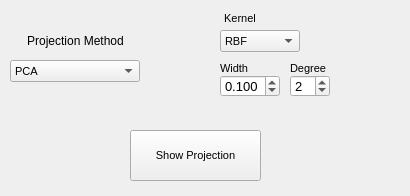
<?xml version="1.0" encoding="UTF-8"?>
<ui version="4.0">
 <class>ParametersProjections</class>
 <widget class="QWidget" name="ParametersProjections">
  <property name="geometry">
   <rect>
    <x>0</x>
    <y>0</y>
    <width>410</width>
    <height>196</height>
   </rect>
  </property>
  <property name="windowTitle">
   <string>Form</string>
  </property>
  <widget class="QComboBox" name="linearTypeCombo">
   <property name="geometry">
    <rect>
     <x>10</x>
     <y>60</y>
     <width>130</width>
     <height>22</height>
    </rect>
   </property>
   <property name="font">
    <font>
     <pointsize>8</pointsize>
    </font>
   </property>
   <property name="toolTip">
    <string>Linear projection methods:
Naive Bayes: computed separately over the two axes
PCA: Principal Component Analysis
LDA: Linear Discriminant Analysis
Fisher: Fisher Linear Discriminant</string>
   </property>
   <item>
    <property name="text">
     <string>PCA</string>
    </property>
   </item>
   <item>
    <property name="text">
     <string>Means Only (fake LDA)</string>
    </property>
   </item>
   <item>
    <property name="text">
     <string>LDA</string>
    </property>
   </item>
   <item>
    <property name="text">
     <string>Fisher LDA</string>
    </property>
   </item>
  </widget>
  <widget class="QLabel" name="label_19">
   <property name="geometry">
    <rect>
     <x>10</x>
     <y>30</y>
     <width>131</width>
     <height>21</height>
    </rect>
   </property>
   <property name="font">
    <font>
     <pointsize>9</pointsize>
    </font>
   </property>
   <property name="text">
    <string>Projection Method</string>
   </property>
   <property name="alignment">
    <set>Qt::AlignCenter</set>
   </property>
  </widget>
  <widget class="QPushButton" name="projectionButton">
   <property name="geometry">
    <rect>
     <x>130</x>
     <y>130</y>
     <width>131</width>
     <height>51</height>
    </rect>
   </property>
   <property name="font">
    <font>
     <pointsize>8</pointsize>
    </font>
   </property>
   <property name="text">
    <string>Show Projection</string>
   </property>
  </widget>
  <widget class="QSpinBox" name="kernelDegSpin">
   <property name="geometry">
    <rect>
     <x>290</x>
     <y>75</y>
     <width>40</width>
     <height>22</height>
    </rect>
   </property>
   <property name="font">
    <font>
     <pointsize>10</pointsize>
    </font>
   </property>
   <property name="toolTip">
    <string>Degree of the kernel polynomial
(Polynomial only)</string>
   </property>
   <property name="minimum">
    <number>1</number>
   </property>
   <property name="value">
    <number>2</number>
   </property>
  </widget>
  <widget class="QLabel" name="labelDegree">
   <property name="geometry">
    <rect>
     <x>290</x>
     <y>60</y>
     <width>50</width>
     <height>16</height>
    </rect>
   </property>
   <property name="font">
    <font>
     <pointsize>8</pointsize>
    </font>
   </property>
   <property name="text">
    <string>Degree</string>
   </property>
  </widget>
  <widget class="QComboBox" name="kernelTypeCombo">
   <property name="geometry">
    <rect>
     <x>220</x>
     <y>30</y>
     <width>80</width>
     <height>22</height>
    </rect>
   </property>
   <property name="font">
    <font>
     <pointsize>8</pointsize>
    </font>
   </property>
   <property name="toolTip">
    <string>kernel function</string>
   </property>
   <property name="currentIndex">
    <number>2</number>
   </property>
   <item>
    <property name="text">
     <string>Linear</string>
    </property>
   </item>
   <item>
    <property name="text">
     <string>Polynomial</string>
    </property>
   </item>
   <item>
    <property name="text">
     <string>RBF</string>
    </property>
   </item>
  </widget>
  <widget class="QLabel" name="labelWidth">
   <property name="geometry">
    <rect>
     <x>220</x>
     <y>60</y>
     <width>50</width>
     <height>16</height>
    </rect>
   </property>
   <property name="font">
    <font>
     <pointsize>8</pointsize>
    </font>
   </property>
   <property name="text">
    <string>Width</string>
   </property>
  </widget>
  <widget class="QLabel" name="labelkernel">
   <property name="geometry">
    <rect>
     <x>210</x>
     <y>10</y>
     <width>60</width>
     <height>16</height>
    </rect>
   </property>
   <property name="font">
    <font>
     <pointsize>8</pointsize>
    </font>
   </property>
   <property name="text">
    <string>Kernel</string>
   </property>
   <property name="alignment">
    <set>Qt::AlignCenter</set>
   </property>
  </widget>
  <widget class="QDoubleSpinBox" name="kernelWidthSpin">
   <property name="geometry">
    <rect>
     <x>220</x>
     <y>75</y>
     <width>60</width>
     <height>22</height>
    </rect>
   </property>
   <property name="font">
    <font>
     <pointsize>10</pointsize>
    </font>
   </property>
   <property name="toolTip">
    <string>Width of the kernel (gamma)
RBF and Polynomial only</string>
   </property>
   <property name="decimals">
    <number>3</number>
   </property>
   <property name="minimum">
    <double>0.001000000000000</double>
   </property>
   <property name="singleStep">
    <double>0.010000000000000</double>
   </property>
   <property name="value">
    <double>0.100000000000000</double>
   </property>
  </widget>
 </widget>
 <resources/>
 <connections/>
</ui>
